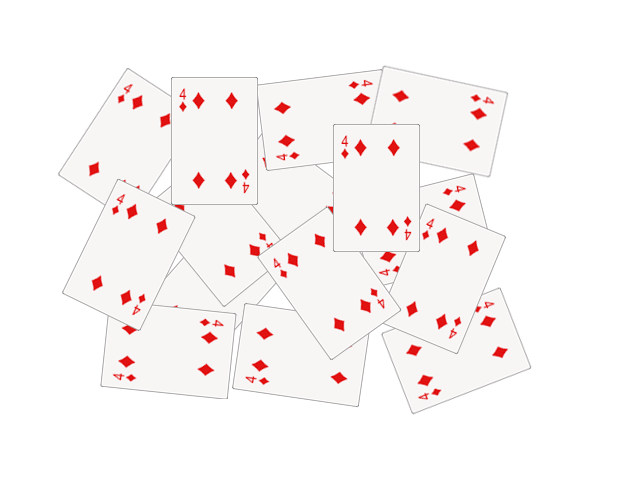
#> input picture seminars/seminar_10/data/cards.png, 640 x 480 px; the run also reads 2 pictures not shown here
$ jupyter execute --allow-errors Seminar_10.ipynb   (older library calls are emulated)
#> lines starting #> are read from the running program, lines starting #| are printed output that depends on the picture; after the words box and inside, x2 and y2 are one past the last pixel; in counts of white or black regions, pixels touching at a corner belong together
<center>

# [Компьютерное зрение](http://rairi.ru/wiki/index.php/%D0%9A%D0%BE%D0%BC%D0%BF%D1%8C%D1%8E%D1%82%D0%B5%D1%80%D0%BD%D0%BE%D0%B5_%D0%B7%D1%80%D0%B5%D0%BD%D0%B8%D0%B5)

## <center> Семинар 10 - Классические алгоритмы сегментации изображения и обнаружения объектов

<a target="_blank" href="https://colab.research.google.com/github/alexmelekhin/cv_course_2023/blob/main/seminars/seminar_10/Seminar_10.ipynb">

</a>

***

[cell 1]
import random as rng

import cv2
import numpy as np
import matplotlib.pyplot as plt


rng.seed(12345)

[cell 2]
# !mkdir -p data
# !wget https://github.com/opencv/opencv/raw/4.x/samples/data/cards.png -O cards.png

# Image Segmentation with Distance Transform and Watershed Algorithm

Источник - https://docs.opencv.org/3.4/d2/dbd/tutorial_distance_transform.html

[cell 3]
img_src = cv2.cvtColor(cv2.imread("data/cards.png"), cv2.COLOR_BGR2RGB)
plt.imshow(img_src)
plt.show()

[cell 4]
# Change the background from white to black, since that will help later to extract
# better results during the use of Distance Transform
img = img_src.copy()
img[np.all(img == 255, axis=2)] = 0

plt.imshow(img)

[cell 5]
# Create a kernel that we will use to sharpen our image
# an approximation of second derivative, a quite strong kernel
kernel = np.array([[1, 1, 1], [1, -8, 1], [1, 1, 1]], dtype=np.float32)
# do the laplacian filtering as it is
# well, we need to convert everything in something more deeper then CV_8U
# because the kernel has some negative values,
# and we can expect in general to have a Laplacian image with negative values
# BUT a 8bits unsigned int (the one we are working with) can contain values from 0 to 255
# so the possible negative number will be truncated
imgLaplacian = cv2.filter2D(img, cv2.CV_32F, kernel)
sharp = np.float32(img)
imgResult = sharp - imgLaplacian
# convert back to 8bits gray scale
imgResult = np.clip(imgResult, 0, 255)
imgResult = imgResult.astype('uint8')
imgLaplacian = np.clip(imgLaplacian, 0, 255)
imgLaplacian = np.uint8(imgLaplacian)
plt.figure(figsize=(10, 5))
plt.subplot(121)
plt.imshow(imgLaplacian)
plt.subplot(122)
plt.imshow(imgResult)

### Бинаризация изображения

[cell 6]
# Create binary image from source image
bw = cv2.cvtColor(imgResult, cv2.COLOR_BGR2GRAY)
_, bw = cv2.threshold(bw, 40, 255, cv2.THRESH_BINARY | cv2.THRESH_OTSU)
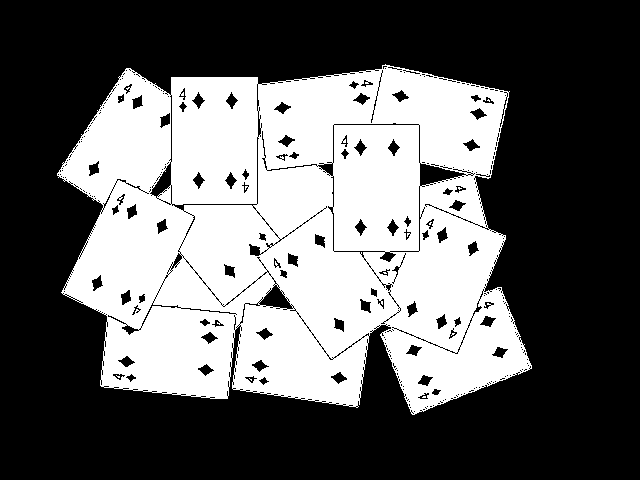
#> bw: shape (480, 640); 38.9% white; 10 white regions (9 under 20 px), largest, box (x1, y1, x2, y2) and area: (57, 64, 532, 415) 119477
plt.imshow(bw, cmap="Greys_r")

### Distance transform

[cell 7]
# Perform the distance transform algorithm
dist = cv2.distanceTransform(bw, cv2.DIST_L2, 3)
# Normalize the distance image for range = {0.0, 1.0}
# so we can visualize and threshold it
cv2.normalize(dist, dist, 0, 1.0, cv2.NORM_MINMAX)
plt.imshow(dist, cmap="Greys_r")

[cell 8]
# Threshold to obtain the peaks
# This will be the markers for the foreground objects
_, dist = cv2.threshold(dist, 0.4, 1.0, cv2.THRESH_BINARY)
#> dist: shape (480, 640) float32; values 0 (black) and 1 (white), 7.1% white; 15 white regions (1 under 20 px), largest, box (x1, y1, x2, y2) and area: (94, 228, 165, 280) 2212, (348, 159, 405, 216) 2186, (187, 112, 243, 169) 2179
# Dilate a bit the dist image
kernel1 = np.ones((3,3), dtype=np.uint8)
dist = cv2.dilate(dist, kernel1)
#> dist: shape (480, 640) float32; values 0 (black) and 1 (white), 8.2% white; 14 white regions, largest, box (x1, y1, x2, y2) and area: (93, 227, 166, 281) 2498, (347, 158, 406, 217) 2450, (185, 111, 244, 170) 2442
plt.imshow(dist, cmap="Greys_r")

[cell 9]
# Create the CV_8U version of the distance image
# It is needed for findContours()
dist_8u = dist.astype('uint8')
#> dist_8u: shape (480, 640); values 0 (black) and 1 (white), 8.2% white; 14 white regions
# Find total markers
contours, _ = cv2.findContours(dist_8u, cv2.RETR_EXTERNAL, cv2.CHAIN_APPROX_SIMPLE)
#> contours = 14 contours; largest, box (x1, y1, x2, y2) and area: (93, 227, 166, 281) 2396, (347, 158, 406, 217) 2348, (185, 111, 244, 170) 2340, (406, 250, 478, 307) 2280, (138, 321, 198, 380) 2240
# Create the marker image for the watershed algorithm
markers = np.zeros(dist.shape, dtype=np.int32)
# Draw the foreground markers
for i in range(len(contours)):
    cv2.drawContours(markers, contours, i, (i+1), -1)
#> this loop made 14 passes
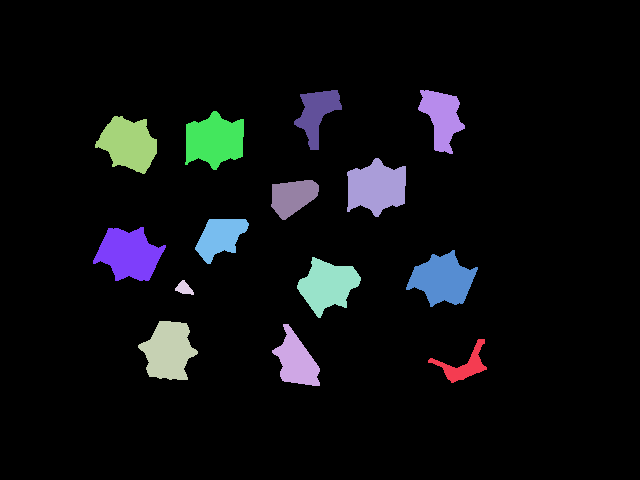
#> markers: shape (480, 640) int32; 15 distinct labels, from 0 to 14; one colour per label, 0 black
# Draw the background marker
cv2.circle(markers, (5,5), 3, (255,255,255), -1)
#> markers: shape (480, 640) int32; 16 distinct labels, from 0 to 255
markers_8u = (markers * 10).astype('uint8')
plt.imshow(markers_8u, cmap="Greys_r")

### Алгоритм Watershed

[cell 10]
# Perform the watershed algorithm
cv2.watershed(imgResult, markers)
#mark = np.zeros(markers.shape, dtype=np.uint8)
mark = markers.astype('uint8')
mark = cv2.bitwise_not(mark)
# uncomment this if you want to see how the mark
# image looks like at that point
# plt.imshow(mark)
# Generate random colors
colors = []
for contour in contours:
    colors.append((rng.randint(0,256), rng.randint(0,256), rng.randint(0,256)))
#> after the loop, colors = [(213, 5, 152), (188, 99, 138), (223, 82, 191), (63, 221, 133), (89, 95, 181), (46, 211, 85), (75, 105, 39), (97, 174, 164), (12, 234, 173), (13, 212, 1), (3, 83, 91), (146, 50, 212), (54, 93, 192), (119, 168, 20)]
# Create the result image
dst = np.zeros((markers.shape[0], markers.shape[1], 3), dtype=np.uint8)
# Fill labeled objects with random colors
for i in range(markers.shape[0]):
    for j in range(markers.shape[1]):
        index = markers[i,j]
        if index > 0 and index <= len(contours):
            dst[i,j,:] = colors[index-1]
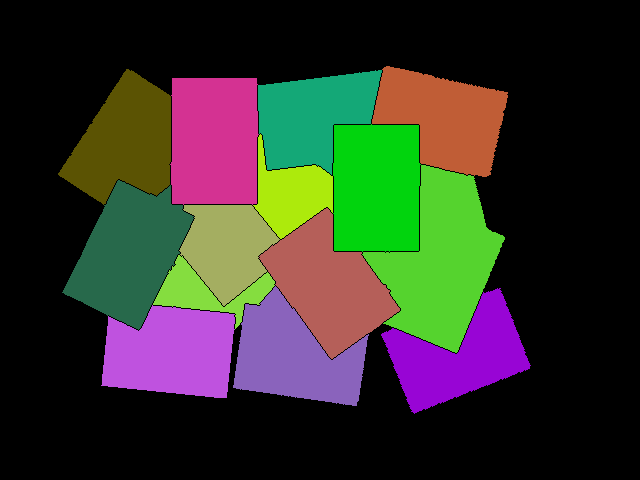
#> dst: shape (480, 640, 3); mean of channels 0, 1, 2 40.2, 50.5, 49.8; drawn as B, G, R
# Visualize the final image
plt.imshow(dst)

[cell 11]
blended = cv2.addWeighted(img_src, 0.5, dst, 0.5, 0.0)
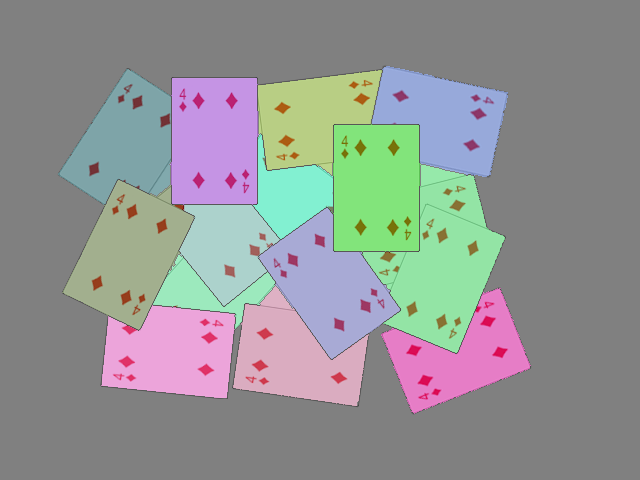
#> blended: shape (480, 640, 3); mean R, G, B 145.7, 148.4, 148.1
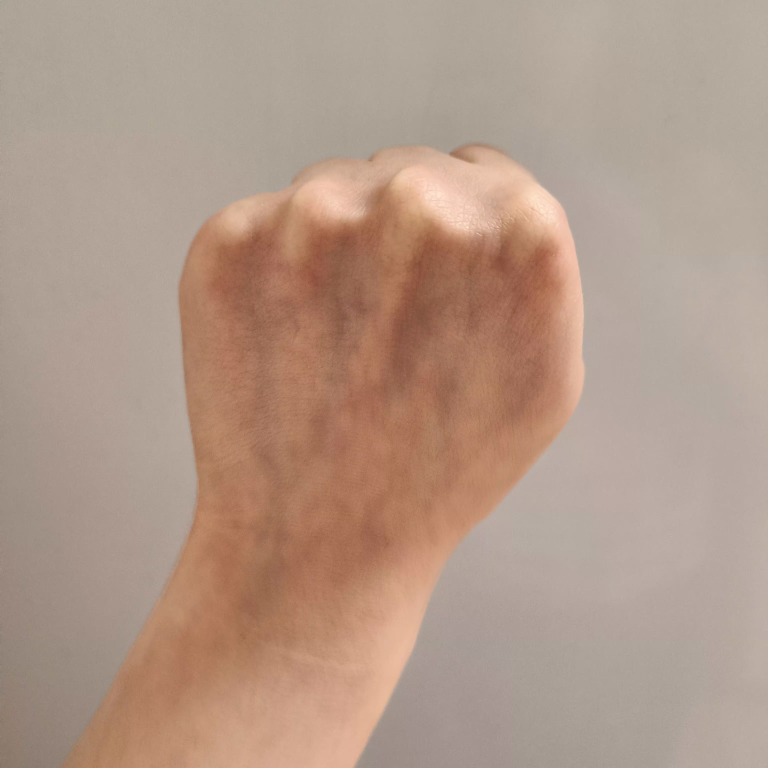
#> input picture seminars/seminar_10/data/0.jpg, 3072 x 3072 px (shown at 1/4 size)
plt.imshow(blended)

# Задание: подсчет количества пальцев

Вам предлагается реализовать алгоритм, подсчитывающий количество пальцев.

Один из возможных вариантов решения:
- Получить бинаризованное изображение и найти контур руки;
- Построить выпуклый контур функцией `cv2.convexHull` - https://docs.opencv.org/3.4/d7/d1d/tutorial_hull.html
- Найти дефекты выпуклости контура функцией [`cv2.convexityDefects`](https://docs.opencv.org/3.4/d3/dc0/group__imgproc__shape.html#gada4437098113fd8683c932e0567f47ba)
- После некоторой фильтрации дефектов, их число будет напрямую коррелировать с числом пальцев.

**Требования:**
1. Продемонстрируйте работоспособность алгоритма на любом числе пальцев (от 0 до 5).
2. Используйте фото своей руки для демонстрации (предложенное фото лишь для отладки).

[cell 12]
def img2def(img):
  src_gray = cv2.cvtColor(img, cv2.COLOR_BGR2HSV)
#> src_gray: shape (3072, 3072, 3); mean H, S, V 107.9, 59.4, 177.5
  img = cv2.resize(src_gray[:, :, 1], (255, 255), interpolation = cv2.INTER_AREA)
#> img: shape (255, 255)
  lower_blue = np.array([49])
  upper_blue = np.array([400])
      # Threshold the HSV image to get only blue colors
  mask = cv2.inRange(img, lower_blue, upper_blue)
#> mask: shape (255, 255); 34.8% white; 8 white regions (5 under 20 px), largest, box (x1, y1, x2, y2) and area: (18, 47, 194, 255) 22299, (0, 224, 15, 255) 282, (11, 234, 18, 244) 37

  kernel=np.ones((5,5), np.uint8)
  mask=cv2.morphologyEx(mask, cv2.MORPH_CLOSE, kernel)
#> mask: shape (255, 255); 35% white; 3 white regions (2 under 20 px), largest, box (x1, y1, x2, y2) and area: (0, 47, 194, 255) 22724
  cv2.line(mask,(0, 255),(255, 255),[0],95)
#> mask: shape (255, 255); 27.2% white; 1 white region, box (x1, y1, x2, y2) and area: (48, 47, 194, 207) 17679
  cv2.line(mask,(0, 255), (0, 0),[0],55)
  cv2.line(mask,(255, 0), (0, 0),[0],10)
  cv2.line(mask,(255, 0), (255, 255),[0],10)

  canny_output = cv2.Canny(mask, 5, 5)
#> canny_output: shape (255, 255); 0.84% white in thin lines or dots, all inside (x1, y1, x2, y2) = (48, 46, 194, 207)
      # Find contours
  contours, _ = cv2.findContours(canny_output,  cv2.RETR_EXTERNAL, cv2.CHAIN_APPROX_SIMPLE)
#> contours = 1 contour; box (x1, y1, x2, y2) and area: (48, 46, 194, 207) 17695
  contours = sorted(contours, key=lambda x: cv2.contourArea(x), reverse=True)

  cnt = contours[0]
#> cnt = contour of 182 points, box (x1, y1, x2, y2) (48, 46, 194, 207), area 17695

  hull = cv2.convexHull(cnt,returnPoints = False)
#> hull = 27 values, max 181 at index 0, min 0 at index 26, mean 110.6
  defects = cv2.convexityDefects(cnt,hull)
#> defects = 23 rows, first 6: [0, 10, 5, 706], [10, 20, 17, 756], [20, 22, 21, 186], [22, 48, 31, 916], [49, 51, 50, 142], [51, 57, 52, 114]
  count_1 = 0

  for i in range(defects.shape[0]):
      s,e,f,d = defects[i,0]
      start = tuple(cnt[s][0])
      end = tuple(cnt[e][0])

      far = tuple(cnt[f][0])

      if d > 1500:
        count_1 += 1
#> this loop made 23 passes
#> (s, e, f, d, start, end, far) on passes 1 to 12: (0, 10, 5, 706, (157, 46), (132, 47), (151, 49)), (10, 20, 17, 756, (132, 47), (110, 51), (121, 52)), (20, 22, 21, 186, (110, 51), (106, 52), (109, 52)), (22, 48, 31, 916, (106, 52), (70, 70), (94, 62)), (49, 51, 50, 142, (66, 74), (64, 77), (66, 75)), (51, 57, 52, 114, (64, 77), (61, 83), (64, 78)), (57, 59, 58, 162, (61, 83), (60, 86), (61, 85)), (59, 63, 60, 186, (60, 86), (58, 94), (60, 89)), (63, 105, 76, 3222, (58, 94), (48, 204), (64, 167)), (107, 139, 124, 1394, (140, 206), (188, 141), (148, 186)), (139, 147, 140, 114, (188, 141), (192, 133), (188, 140)), (147, 149, 148, 162, (192, 133), (193, 130), (192, 131))
#> after the loop, count_1 = 1
  return count_1 - 1

[cell 13]
img = cv2.cvtColor(cv2.imread("data/0.jpg"), cv2.COLOR_BGR2RGB)
print(f"Количество пальцев на изображении ниже: {img2def(img)}")
#| Количество пальцев на изображении ниже: 0
plt.imshow(img)

[cell 14]
img = cv2.cvtColor(cv2.imread("data/1.jpg"), cv2.COLOR_BGR2RGB)
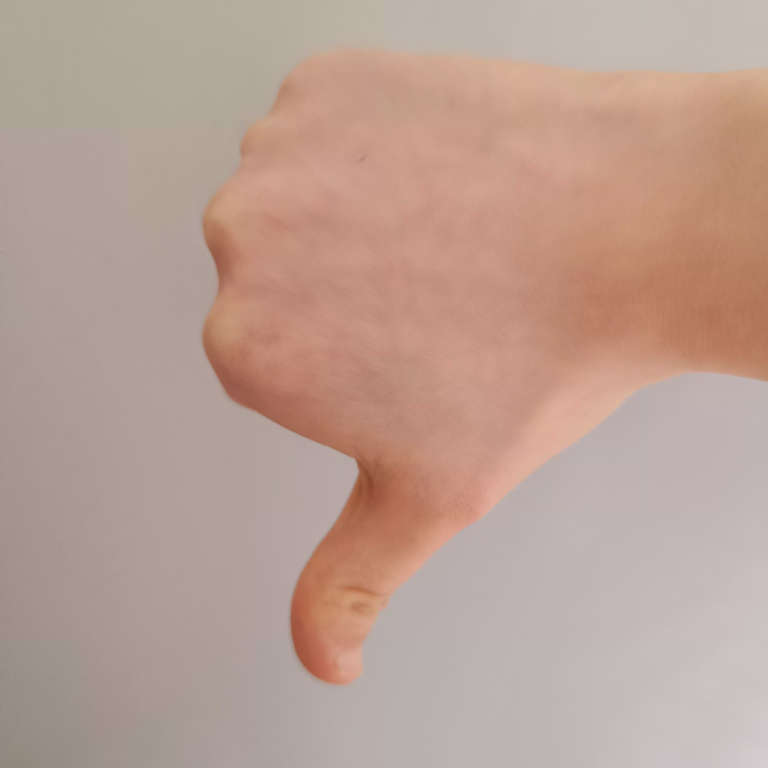
#> input picture seminars/seminar_10/data/1.jpg, 3072 x 3072 px (shown at 1/4 size)
#> img: shape (3072, 3072, 3)
print(f"Количество пальцев на изображении ниже: {img2def(img)}")
#> in img2def (call 2), `src_gray = cv2.cvtColor(img, cv2.COLOR_BGR2HSV)`: src_gray: shape (3072, 3072, 3); mean H, S, V 111.3, 52.1, 186.5
#> in img2def (call 2), `mask = cv2.inRange(img, lower_blue, upper_blue)`: mask: shape (255, 255); 37.9% white; 1 white region, box (x1, y1, x2, y2) and area: (67, 15, 255, 228) 24640
#> in img2def (call 2), `mask=cv2.morphologyEx(mask, cv2.MORPH_CLOSE, kernel)`: mask: shape (255, 255); 37.9% white; 1 white region, box (x1, y1, x2, y2) and area: (67, 15, 255, 228) 24645
#> in img2def (call 2), `cv2.line(mask,(255, 0), (255, 255),[0],10)`: mask: shape (255, 255); 36.4% white; 1 white region, box (x1, y1, x2, y2) and area: (67, 15, 250, 207) 23692
#> in img2def (call 2), `canny_output = cv2.Canny(mask, 5, 5)`:
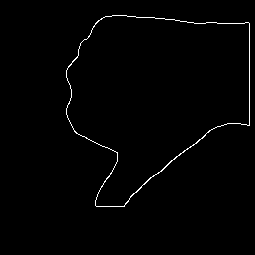
#> canny_output: shape (255, 255); 1.1% white in thin lines or dots, all inside (x1, y1, x2, y2) = (66, 15, 250, 207)
#> in img2def (call 2), `contours, _ = cv2.findContours(canny_output,  cv2.RETR_EXTERNAL, cv2.C..`: contours = 1 contour; box (x1, y1, x2, y2) and area: (66, 15, 250, 207) 23734
#> in img2def (call 2), `cnt = contours[0]`: cnt = contour of 226 points, box (x1, y1, x2, y2) (66, 15, 250, 207), area 23734
#> in img2def (call 2), `hull = cv2.convexHull(cnt,returnPoints = False)`: hull = [225, 203, 202, 201, 144, 143, 142, 56, 35, 31, 23, 9, 8, 6, 2, 0]
#> in img2def (call 2), `defects = cv2.convexityDefects(cnt,hull)`: defects = [[0, 2, 1, 217], [2, 6, 3, 114], [6, 8, 7, 142], [9, 23, 20, 717], [23, 31, 28, 967], [31, 35, 32, 114], [35, 56, 45, 1280], [56, 142, 109, 9408], [144, 201, 184, 4431], [203, 225, 210, 1047]]
#> the loop in img2def (call 2), `for i in range(defects.shape[0]):` made 10 passes
#> (s, e, f, d, start, end, far) on passes 1 to 10: (0, 2, 1, 217, (112, 15), (105, 16), (111, 16)), (2, 6, 3, 114, (105, 16), (101, 18), (104, 17)), (6, 8, 7, 142, (101, 18), (98, 20), (99, 20)), (9, 23, 20, 717, (95, 23), (80, 43), (88, 37)), (23, 31, 28, 967, (80, 43), (68, 66), (78, 55)), (31, 35, 32, 114, (68, 66), (66, 70), (68, 67)), (35, 56, 45, 1280, (66, 70), (66, 114), (71, 89)), (56, 142, 109, 9408, (66, 114), (95, 205), (117, 153)), (144, 201, 184, 4431, (124, 206), (249, 125), (211, 129)), (203, 225, 210, 1047, (248, 22), (126, 15), (194, 23))
#> after the loop in img2def (call 2), `for i in range(defects.shape[0]):`: count_1 = 2
#| Количество пальцев на изображении ниже: 1
plt.imshow(img)

[cell 15]
img = cv2.cvtColor(cv2.imread("data/2.jpg"), cv2.COLOR_BGR2RGB)
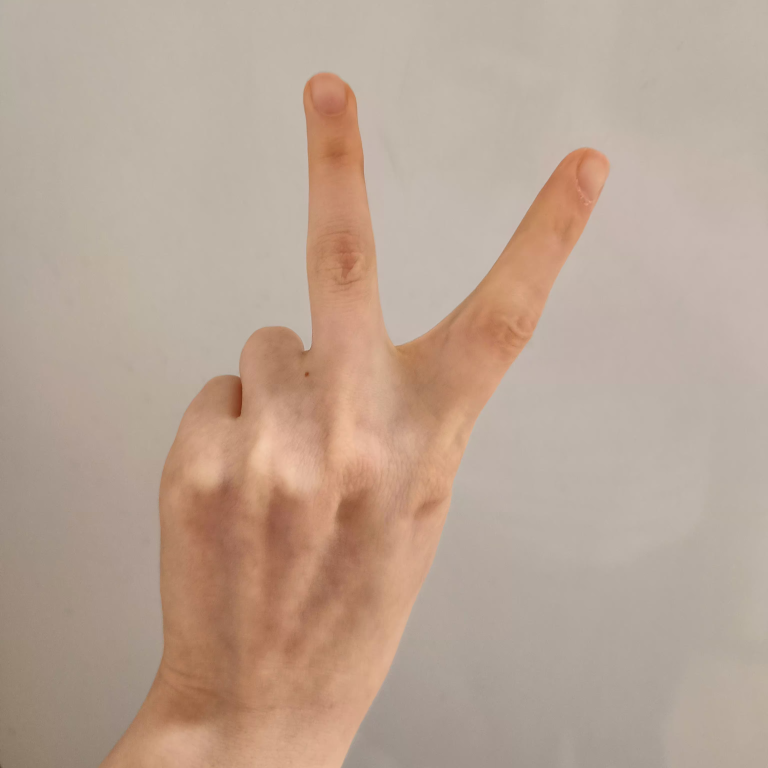
#> input picture seminars/seminar_10/data/2.jpg, 3072 x 3072 px (shown at 1/4 size)
#> img: shape (3072, 3072, 3)
print(f"Количество пальцев на изображении ниже: {img2def(img)}")
#> in img2def (call 3), `src_gray = cv2.cvtColor(img, cv2.COLOR_BGR2HSV)`: src_gray: shape (3072, 3072, 3); mean H, S, V 106.5, 50.4, 185.5
#> in img2def (call 3), `img = cv2.resize(src_gray[:, :, 1], (255, 255), interpolation = cv2.IN..`:
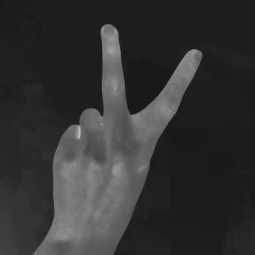
#> img: shape (255, 255); min 23, max 195, mean 50.4
#> in img2def (call 3), `mask = cv2.inRange(img, lower_blue, upper_blue)`:
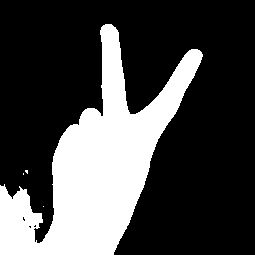
#> mask: shape (255, 255); 28.2% white; 4 white regions (3 under 20 px), largest, box (x1, y1, x2, y2) and area: (0, 24, 203, 255) 18302
#> in img2def (call 3), `mask=cv2.morphologyEx(mask, cv2.MORPH_CLOSE, kernel)`: mask: shape (255, 255); 28.2% white; 3 white regions (2 under 20 px)
#> in img2def (call 3), `contours, _ = cv2.findContours(canny_output,  cv2.RETR_EXTERNAL, cv2.C..`: contours = 3 contours, 2 with area under 20; largest, box (x1, y1, x2, y2) and area: (51, 23, 203, 207) 12324
#> in img2def (call 3), `cnt = contours[0]`: cnt = contour of 266 points, box (x1, y1, x2, y2) (51, 23, 203, 207), area 12324
#> in img2def (call 3), `hull = cv2.convexHull(cnt,returnPoints = False)`: hull = 19 values, max 265 at index 0, min 0 at index 18, mean 105.4
#> in img2def (call 3), `defects = cv2.convexityDefects(cnt,hull)`: defects = [[0, 4, 1, 114], [5, 7, 6, 114], [7, 66, 19, 7743], [66, 70, 67, 162], [70, 72, 71, 210], [73, 75, 74, 248], [77, 79, 78, 114], [79, 183, 122, 1876], [183, 187, 184, 162], [188, 190, 189, 114], [191, 195, 192, 114], [195, 265, 236, 20695]]
#> the loop in img2def (call 3), `for i in range(defects.shape[0]):` made 12 passes
#> (s, e, f, d, start, end, far) on passes 1 to 12: (0, 4, 1, 114, (106, 23), (102, 25), (105, 24)), (5, 7, 6, 114, (101, 26), (100, 28), (101, 27)), (7, 66, 19, 7743, (100, 28), (54, 151), (102, 109)), (66, 70, 67, 162, (54, 151), (52, 157), (54, 153)), (70, 72, 71, 210, (52, 157), (51, 163), (52, 162)), (73, 75, 74, 248, (51, 173), (52, 205), (52, 174)), (77, 79, 78, 114, (135, 206), (136, 204), (135, 205)), (79, 183, 122, 1876, (136, 204), (200, 63), (157, 140)), (183, 187, 184, 162, (200, 63), (202, 57), (200, 61)), (188, 190, 189, 114, (202, 53), (201, 51), (201, 52)), (191, 195, 192, 114, (200, 50), (196, 48), (199, 50)), (195, 265, 236, 20695, (196, 48), (110, 23), (130, 113))
#> after the loop in img2def (call 3), `for i in range(defects.shape[0]):`: count_1 = 3
#| Количество пальцев на изображении ниже: 2
plt.imshow(img)

[cell 16]
img = cv2.cvtColor(cv2.imread("data/3.jpg"), cv2.COLOR_BGR2RGB)
print(f"Количество пальцев на изображении ниже: {img2def(img)}")
#> in img2def (call 4), `contours, _ = cv2.findContours(canny_output,  cv2.RETR_EXTERNAL, cv2.C..`: contours = 2 contours, 1 with area under 20; largest, box (x1, y1, x2, y2) and area: (54, 5, 206, 207) 14348
#| Количество пальцев на изображении ниже: 3
plt.imshow(img)

[cell 17]
img = cv2.cvtColor(cv2.imread("data/4.jpg"), cv2.COLOR_BGR2RGB)
print(f"Количество пальцев на изображении ниже: {img2def(img)}")
#> in img2def (call 5), `contours, _ = cv2.findContours(canny_output,  cv2.RETR_EXTERNAL, cv2.C..`: contours = 5 contours, 4 with area under 20; largest, box (x1, y1, x2, y2) and area: (28, 38, 191, 207) 11934
#| Количество пальцев на изображении ниже: 4
plt.imshow(img)
